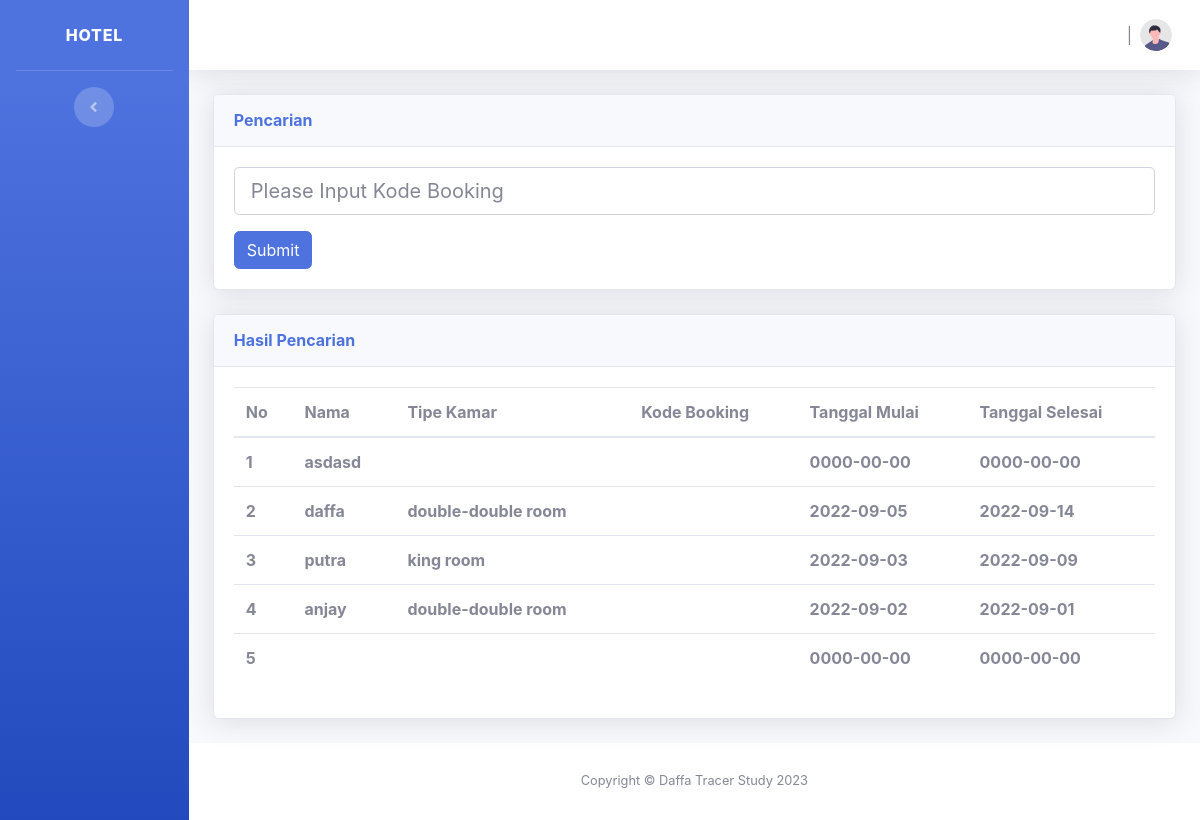
The app's page /index.php/c_wisang_admin/pencarian with its own data.
### tables this page shows
CREATE TABLE `booking` (
  `id` int(11) NOT NULL,
  `username` varchar(256) NOT NULL,
  `id_ruangan` int(11) NOT NULL,
  `kode_booking` varchar(256) NOT NULL,
  `tanggal_mulai` date NOT NULL,
  `tanggal_selesai` date NOT NULL,
  `check_in` time NOT NULL,
  `check_out` time NOT NULL,
  `ruangan` varchar(128) NOT NULL,
  `jumlah_orang` varchar(128) NOT NULL,
  `data_masuk` time NOT NULL
);

### application/controllers/c_wisang_admin.php (called while the page is built, shortened)
<?php
class c_wisang_admin extends CI_Controller
{
    public function __construct()
    {
        $this->load->library('form_validation', 'upload');
    }
    public function pencarian()
    {
        $data['title'] = 'Admin Page';
        $data['user'] = $this->db->get_where('user',['email' => $this->session->userdata('email')])->row_array();
        $keyword = $this->input->get('cari');
        if($keyword){
            $this->db->select('*');
            $this->db->from('booking');
            $this->db->like('username',$keyword);
            $this->db->or_like('ruangan',$keyword);
            $this->db->or_like('kode_booking',$keyword);
            $data['booking'] = $this->db->get()->result_array();
        }else{
            $data['booking'] = $this->db->get('booking')->result_array();
        }
        $this->load->view('templates/temp_admin/v_wisang_header', $data);
        $this->load->view('templates/temp_admin/v_wisang_sidebar', $data);
        $this->load->view('templates/temp_admin/v_wisang_topbar', $data);
        $this->load->view('admin/v_wisang_pencarian', $data);
        $this->load->view('templates/temp_admin/v_wisang_footer', $data);
    }
}

### index.php (called while the page is built, shortened)
<?php
require_once BASEPATH.'core/CodeIgniter.php';

### application/views/admin/v_wisang_pencarian.php (the view)
<div class="container-fluid">
    <div class="card shadow mb-4">
        <div class="card-header py-3">
            <h6 class="m-0 font-weight-bold text-primary">Pencarian
        </div>
        <div class="card-body">
            <form action="" method="get">
                <div class="form-group">
                    <input class="form-control form-control-lg" type="text" placeholder="Please Input Kode Booking" id="cari" name="cari">
                </div>
                <button type="submit" class="btn btn-primary">Submit</button>
            </form>
        </div>
    </div>
    <div class="card shadow mb-4">
        <div class="card-header py-3">
            <h6 class="m-0 font-weight-bold text-primary">Hasil Pencarian
        </div>
        <div class="card-body">
            <table class="table table-hover">
                <thead>
                    <tr>
                        <th scope="col">No</th>
                        <th scope="col">Nama</th>
                        <th scope="col">Tipe Kamar</th>
                        <th scope="col">Kode Booking</th>
                        <th scope="col">Tanggal Mulai</th>
                        <th scope="col">Tanggal Selesai</th>
                    </tr>
                </thead>
                <?php $no = 1 ?>
                <?php foreach ($booking as $b) : ?>
                    <tr>
                        <th scope="col"><?= $no ?></th>
                        <th scope="col"><?= $b['username'] ?></th>
                        <th scope="col"><?= $b['ruangan'] ?></th>
                        <th scope="col"><?= $b['kode_booking'] ?></th>
                        <th scope="col"><?= $b['tanggal_mulai'] ?></th>
                        <th scope="col"><?= $b['tanggal_selesai'] ?></th>
                    </tr>
                <?php $no++;
                endforeach ?>
            </table>
        </div>
    </div>
</div>
</div>

### application/views/templates/temp_admin/v_wisang_header.php (shortened to what this page needs)
<!DOCTYPE html>
<html lang="en">
<head>
    <link href="<?= base_url("assets_admin/vendor/fontawesome-free/css/all.min.css"); ?>" rel="stylesheet" type="text/css">
    <link href="<?= base_url("assets_admin/css/sb-admin-2.min.css"); ?>" rel="stylesheet">
    <link href="<?= base_url('assets_login/2/vendor/datatables/dataTables.bootstrap4.min.css'); ?>" rel="stylesheet">
</head>
<body id="page-top">
    <div id="wrapper">

### application/views/templates/temp_admin/v_wisang_sidebar.php (shortened to what this page needs)
<ul class="navbar-nav bg-gradient-primary sidebar sidebar-dark accordion" id="accordionSidebar">
    <a class="sidebar-brand d-flex align-items-center justify-content-center" href="#!">
        <div class="sidebar-brand-text mx-3">Hotel</div>
    </a>
    <hr class="sidebar-divider d-none d-md-block">
    <div class="text-center d-none d-md-inline">
        <button class="rounded-circle border-0" id="sidebarToggle"></button>
    </div>
</ul>

### application/views/templates/temp_admin/v_wisang_topbar.php (shortened to what this page needs)
<div id="content-wrapper" class="d-flex flex-column">
    <div id="content">
        <nav class="navbar navbar-expand navbar-light bg-white topbar mb-4 static-top shadow">
            <ul class="navbar-nav ml-auto">
                <li class="nav-item dropdown no-arrow">
                    <a class="nav-link dropdown-toggle" href="#" id="userDropdown" role="button"
                        data-toggle="dropdown" aria-haspopup="true" aria-expanded="false">
                        <span class="mr-2 d-none d-lg-inline text-gray-600 "><?= $user['nama'];?> | <?= $user['level'];?></span>
                        <img class="img-profile rounded-circle"
                            src="<?= base_url("vendor/img/undraw_profile.svg")?>">
                    </a>
                </li>
            </ul>
        </nav>

### application/views/templates/temp_admin/v_wisang_footer.php (shortened to what this page needs)
<footer class="sticky-footer bg-white">
    <div class="container my-auto">
        <div class="copyright text-center my-auto">
            <span>Copyright &copy; Daffa Tracer Study <?= date('Y'); ?> </span>
        </div>
    </div>
</footer>
</div>
</div>
</body>
</html>

### records on screen
booking: username "asdasd", tanggal_mulai "0000-00-00", tanggal_selesai "0000-00-00"
booking: username "daffa", ruangan "double-double room", tanggal_mulai "2022-09-05", tanggal_selesai "2022-09-14"
booking: username "putra", ruangan "king room", tanggal_mulai "2022-09-03", tanggal_selesai "2022-09-09"
booking: username "anjay", ruangan "double-double room", tanggal_mulai "2022-09-02", tanggal_selesai "2022-09-01"
booking: tanggal_mulai "0000-00-00", tanggal_selesai "0000-00-00"
